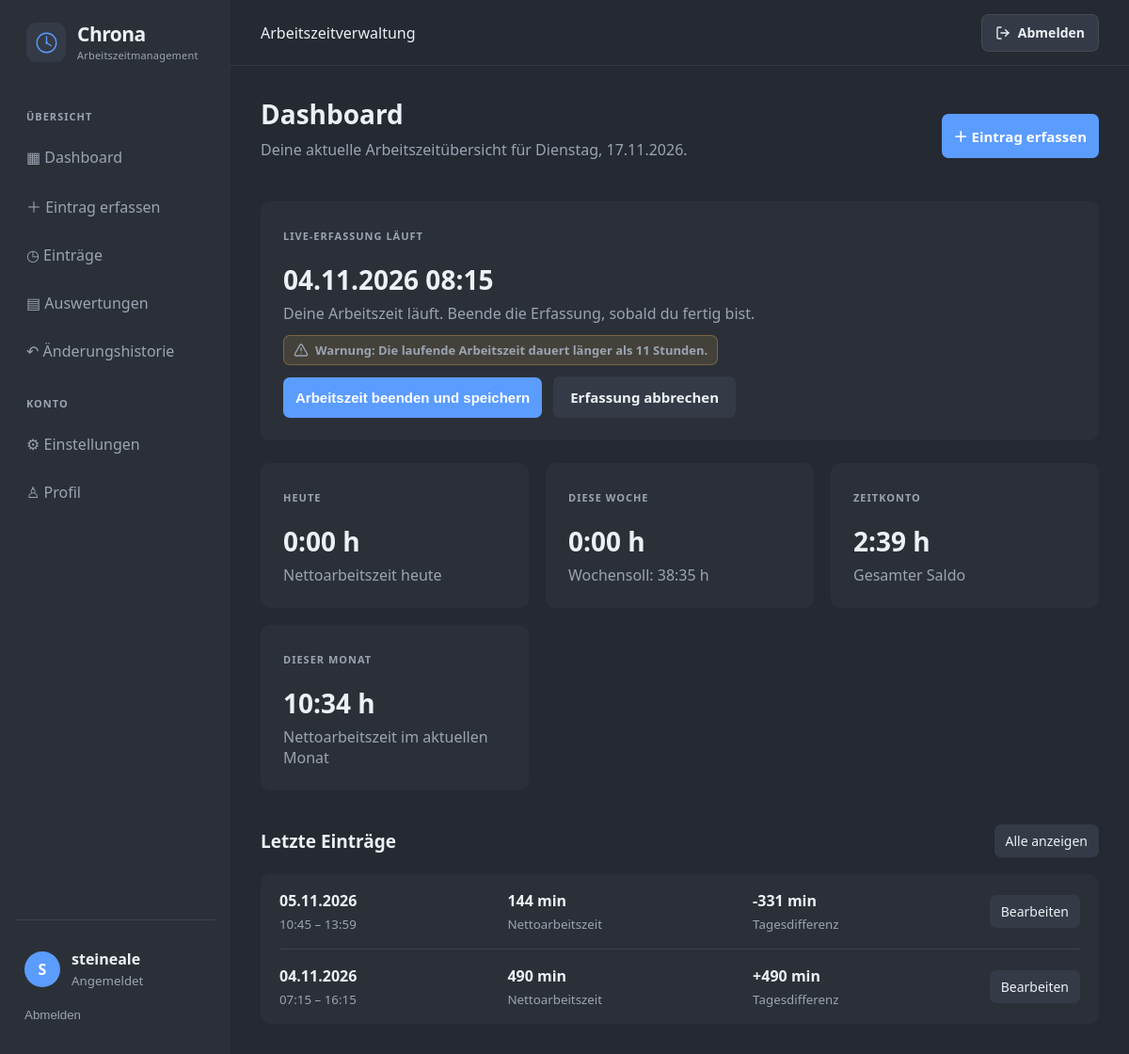
Before: / (signed in) with the older database file.
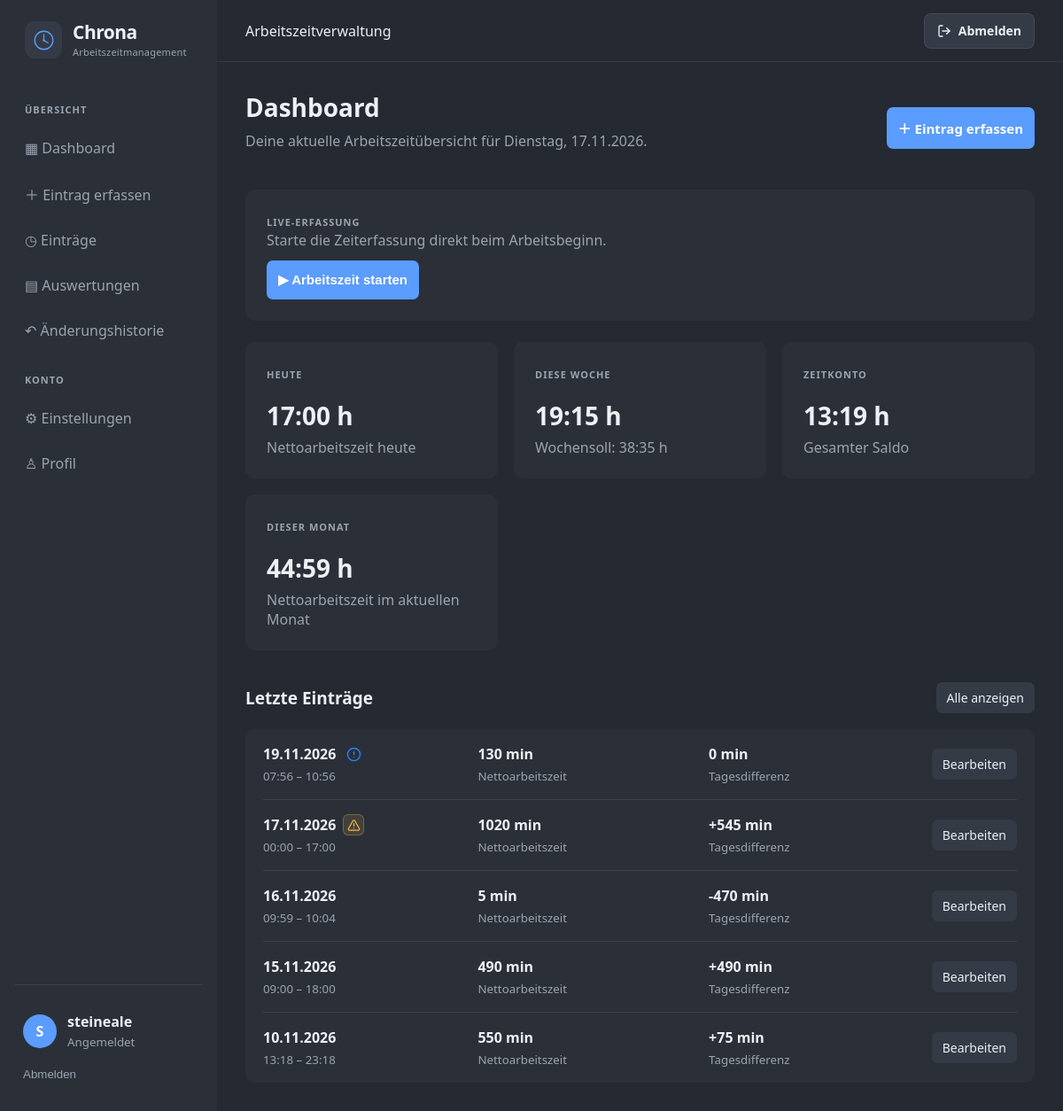
After: the same page with the newer database file.
### arbeitszeit/models.py (models this page shows, shortened)
class ArbeitszeitEintrag(models.Model):
    benutzer = models.ForeignKey(
        settings.AUTH_USER_MODEL,
        on_delete=models.CASCADE,
        related_name="arbeitszeit_eintraege",
    )
    datum = models.DateField()
    startzeit = models.TimeField()
    endzeit = models.TimeField()
    fruehstueckspause = models.PositiveIntegerField(default=20)
    mittagspause = models.PositiveIntegerField(default=30)
    arbeitsminuten = models.IntegerField(default=0)
    sollminuten = models.IntegerField(default=0)
    differenzminuten = models.IntegerField(default=0)
    azv = models.BooleanField(default=False)
    notizen = models.TextField(blank=True)
    erstellt_am = models.DateTimeField(auto_now_add=True)
    geaendert_am = models.DateTimeField(auto_now=True)
    class Meta:
        ordering = ["-datum"]
        constraints = [
            UniqueConstraint(
                fields=["benutzer", "datum"],
                name="eintrag_pro_benutzer_und_tag",
            )
        ]

### arbeitszeit/views.py (the view)
# urls.py: path("", views.dashboard, name="dashboard"),
@login_required
def dashboard(request):
    heute = timezone.localdate()
    wochenbeginn = heute - timedelta(days=heute.weekday())
    wochenende = wochenbeginn + timedelta(days=7)
    monatsbeginn = heute.replace(day=1)
    eintraege = ArbeitszeitEintrag.objects.filter(benutzer=request.user)
    heutiger_eintrag = eintraege.filter(datum=heute).first()
    wochen_eintraege = eintraege.filter(
        datum__gte=wochenbeginn,
        datum__lt=wochenende,
    )
    monats_eintraege = eintraege.filter(
        datum__gte=monatsbeginn,
        datum__lte=heute,
    )
    wochen_ist = wochen_eintraege.aggregate(
        summe=Sum("arbeitsminuten")
    )["summe"] or 0
    monats_ist = monats_eintraege.aggregate(
        summe=Sum("arbeitsminuten")
    )["summe"] or 0
    zeitkonto = eintraege.aggregate(
        summe=Sum("differenzminuten")
    )["summe"] or 0
    einstellung = einstellung_fuer_datum(request.user, heute)
    wochen_soll = einstellung.wochen_soll if einstellung else 2315
    live_erfassung = LiveErfassung.objects.filter(benutzer=request.user).first()
    letzte_eintraege = list(eintraege.order_by("-datum")[:5])
    for eintrag in letzte_eintraege:
        eintrag.warnung_lange_arbeitszeit = zeitspanne_ueber_warnungsgrenze(
            eintrag.startzeit,
            eintrag.endzeit,
        )
    context = {
        "heute": heute,
        "heute_ist": minuten_formatieren(
            heutiger_eintrag.arbeitsminuten if heutiger_eintrag else 0
        ),
        "wochen_ist": minuten_formatieren(wochen_ist),
        "wochen_soll": minuten_formatieren(wochen_soll),
        "zeitkonto": minuten_formatieren(zeitkonto),
        "monats_ist": minuten_formatieren(monats_ist),
        "letzte_eintraege": letzte_eintraege,
        "live_erfassung": live_erfassung,
        "live_warnung_lange_arbeitszeit": (
            live_erfassung is not None
            and timezone.now() - live_erfassung.gestartet_am
            > WARNUNGS_GRENZE_ARBEITSZEIT
        ),
        "live_seit": (
            timezone.localtime(live_erfassung.gestartet_am).strftime("%d.%m.%Y %H:%M")
            if live_erfassung else None
        ),
    }
    return render(request, "arbeitszeit/dashboard.html", context)

### arbeitszeit/context_processors.py (called while the page is built)
def user_theme(request):
    if request.user.is_authenticated:
        profil = getattr(request.user, "profil", None)
        if profil:
            return {
                "user_theme": profil.theme
            }
    return {
        "user_theme": "Dunkel"
    }

### arbeitszeit/views.py (called while the page is built)
def minuten_formatieren(minuten):
    minuten = int(minuten or 0)
    stunden, rest = divmod(abs(minuten), 60)
    vorzeichen = "-" if minuten < 0 else ""
    return f"{vorzeichen}{stunden}:{rest:02d} h"

def einstellung_fuer_datum(benutzer, datum):
    return (
        ArbeitszeitEinstellung.objects.filter(
            benutzer=benutzer,
            gueltig_ab__lte=datum,
        )
        .order_by("-gueltig_ab")
        .first()
    )

def zeitspanne_ueber_warnungsgrenze(startzeit, endzeit):
    start = datetime.combine(date.min, startzeit)
    ende = datetime.combine(date.min, endzeit)
    return ende - start > WARNUNGS_GRENZE_ARBEITSZEIT

### arbeitszeit/templates/arbeitszeit/dashboard.html (shortened to what the changed rows need)
{% extends "arbeitszeit/base.html" %}
{% block content %}
<div class="page-header dashboard-page-header">
    <div><h1>Dashboard</h1><p>Deine aktuelle Arbeitszeitübersicht für {{ heute|date:"l, d.m.Y" }}.</p></div>
</div>
{% if live_erfassung %}
<section class="dashboard-card live-card">
    <span class="card-label">LIVE-ERFASSUNG LÄUFT</span>
    <h2>{{ live_seit }}</h2>
    <p>Deine Arbeitszeit läuft. Beende die Erfassung, sobald du fertig bist.</p>
    {% if live_warnung_lange_arbeitszeit %}
    <p class="duration-warning" role="status">
        <i data-lucide="triangle-alert" aria-hidden="true"></i>
        Warnung: Die laufende Arbeitszeit dauert länger als 11 Stunden.
    </p>
    {% endif %}
    <div class="live-actions">
        <form method="post" action="{% url 'live_stop' %}">
            {% csrf_token %}<button class="primary-button" type="submit">Arbeitszeit beenden und speichern</button>
        </form>
        <form method="post" action="{% url 'live_cancel' %}"
              onsubmit="return confirm('Live-Erfassung wirklich abbrechen? Die Zeit wird nicht gespeichert.');">
            {% csrf_token %}<button class="secondary-button" type="submit">Erfassung abbrechen</button>
        </form>
    </div>
</section>
{% else %}
<section class="dashboard-card live-card">
    <span class="card-label">LIVE-ERFASSUNG</span>
    <p>Starte die Zeiterfassung direkt beim Arbeitsbeginn.</p>
    <form method="post" action="{% url 'live_start' %}">
        {% csrf_token %}<button class="primary-button" type="submit">▶ Arbeitszeit starten</button>
    </form>
</section>
{% endif %}
<div class="dashboard-grid">
    <article class="dashboard-card"><span class="card-label">HEUTE</span><h2>{{ heute_ist }}</h2><p>Nettoarbeitszeit heute</p></article>
    <article class="dashboard-card"><span class="card-label">DIESE WOCHE</span><h2>{{ wochen_ist }}</h2><p>Wochensoll: {{ wochen_soll }}</p></article>
    <article class="dashboard-card"><span class="card-label">ZEITKONTO</span><h2>{{ zeitkonto }}</h2><p>Gesamter Saldo</p></article>
    <article class="dashboard-card"><span class="card-label">DIESER MONAT</span><h2>{{ monats_ist }}</h2><p>Nettoarbeitszeit im aktuellen Monat</p></article>
</div>
<section class="dashboard-section dashboard-recent-section">
    <div class="section-heading">
        <h2>Letzte Einträge</h2>
    </div>
    <div class="entry-list">
        {% for eintrag in letzte_eintraege %}
        <article class="entry-row">
            <div class="entry-main">
                <div class="entry-date-line">
                    <strong>{{ eintrag.datum|date:"d.m.Y" }}</strong>
                    {% if eintrag.azv or eintrag.warnung_lange_arbeitszeit %}
                    <span class="entry-indicators">
                    {% if eintrag.azv %}
                    <span
                        class="azv-indicator"
                        role="img"
                        aria-label="AZV: Tagesdifferenz ±0; Zeitkonto bleibt unverändert."
                        title="AZV – Arbeitszeitverkürzung: Die Tagesdifferenz bleibt unabhängig von der Arbeitszeit bei ±0. Das Zeitkonto ändert sich dadurch nicht."
                    >
                        <i data-lucide="circle-alert" aria-hidden="true"></i>
                    </span>
                    {% endif %}
                    {% if eintrag.warnung_lange_arbeitszeit %}
                    <button
                        type="button"
                        class="duration-warning-icon duration-warning-trigger"
                        aria-label="Warnung: Arbeitszeit länger als empfohlen. Optionen öffnen"
                        title="Arbeitszeit länger als empfohlen. Optionen öffnen"
                        data-entry-date="{{ eintrag.datum|date:'d.m.Y' }}"
                        data-edit-url="{% url 'eintrag_bearbeiten' eintrag.id %}"
                        data-delete-url="{% url 'eintrag_loeschen' eintrag.id %}"
                    >
                        <i data-lucide="triangle-alert" aria-hidden="true"></i>
                    </button>
                    {% endif %}
                    </span>
                    {% endif %}
                </div>
                <small>{{ eintrag.startzeit|time:"H:i" }} – {{ eintrag.endzeit|time:"H:i" }}</small>
            </div>
            <div class="entry-work"><strong>{{ eintrag.arbeitsminuten }} min</strong><small>Nettoarbeitszeit</small></div>
            <div class="entry-balance"><strong>{% if eintrag.differenzminuten > 0 %}+{% endif %}{{ eintrag.differenzminuten }} min</strong><small>Tagesdifferenz</small></div>
            <a href="{% url 'eintrag_bearbeiten' eintrag.id %}" class="secondary-button dashboard-action-button">Bearbeiten</a>
        </article>
        {% empty %}
        <div class="empty-state"><p>Noch keine Arbeitszeiteinträge vorhanden.</p><a href="{% url 'eintrag_erfassen' %}">Ersten Eintrag erfassen</a></div>
        {% endfor %}
    </div>
</section>
{% endblock %}

Changed rows visible on the page:
no longer on this page (row unchanged): ArbeitszeitEintrag: datum "05.11.2026", startzeit "10:45", endzeit "13:59", arbeitsminuten "144", differenzminuten "-331"
no longer on this page (row unchanged): ArbeitszeitEintrag: datum "04.11.2026", startzeit "07:15", endzeit "16:15", arbeitsminuten "490", differenzminuten "490"
added ArbeitszeitEintrag: datum "19.11.2026", azv True (drawn), startzeit "07:56", endzeit "10:56", arbeitsminuten "130", differenzminuten "0"
added ArbeitszeitEintrag: datum "17.11.2026", startzeit "00:00", endzeit "17:00", arbeitsminuten "1020", differenzminuten "545"
added ArbeitszeitEintrag: datum "16.11.2026", startzeit "09:59", endzeit "10:04", arbeitsminuten "5", differenzminuten "-470"
added ArbeitszeitEintrag: datum "15.11.2026", startzeit "09:00", endzeit "18:00", arbeitsminuten "490", differenzminuten "490"
added ArbeitszeitEintrag: datum "10.11.2026", startzeit "13:18", endzeit "23:18", arbeitsminuten "550", differenzminuten "75"
Other visible differences:
{{ heute_ist }}: "0:00 h" → "17:00 h"
{{ wochen_ist }}: "0:00 h" → "19:15 h"
{{ zeitkonto }}: "2:39 h" → "13:19 h"
{{ monats_ist }}: "10:34 h" → "44:59 h"
{{ live_seit }}: "04.11.2026 08:15" → (not shown)
text no longer shown: "LIVE-ERFASSUNG LÄUFT Deine Arbeitszeit läuft. Beende die Erfassung, sobald du fertig bist. Warnung: Die laufende Arbeitszeit dauert länger als 11 Stunden. Arbeitszeit beenden und speichern Erfassung abbrechen"
text now shown: "LIVE-ERFASSUNG Starte die Zeiterfassung direkt beim Arbeitsbeginn. ▶ Arbeitszeit starten"
